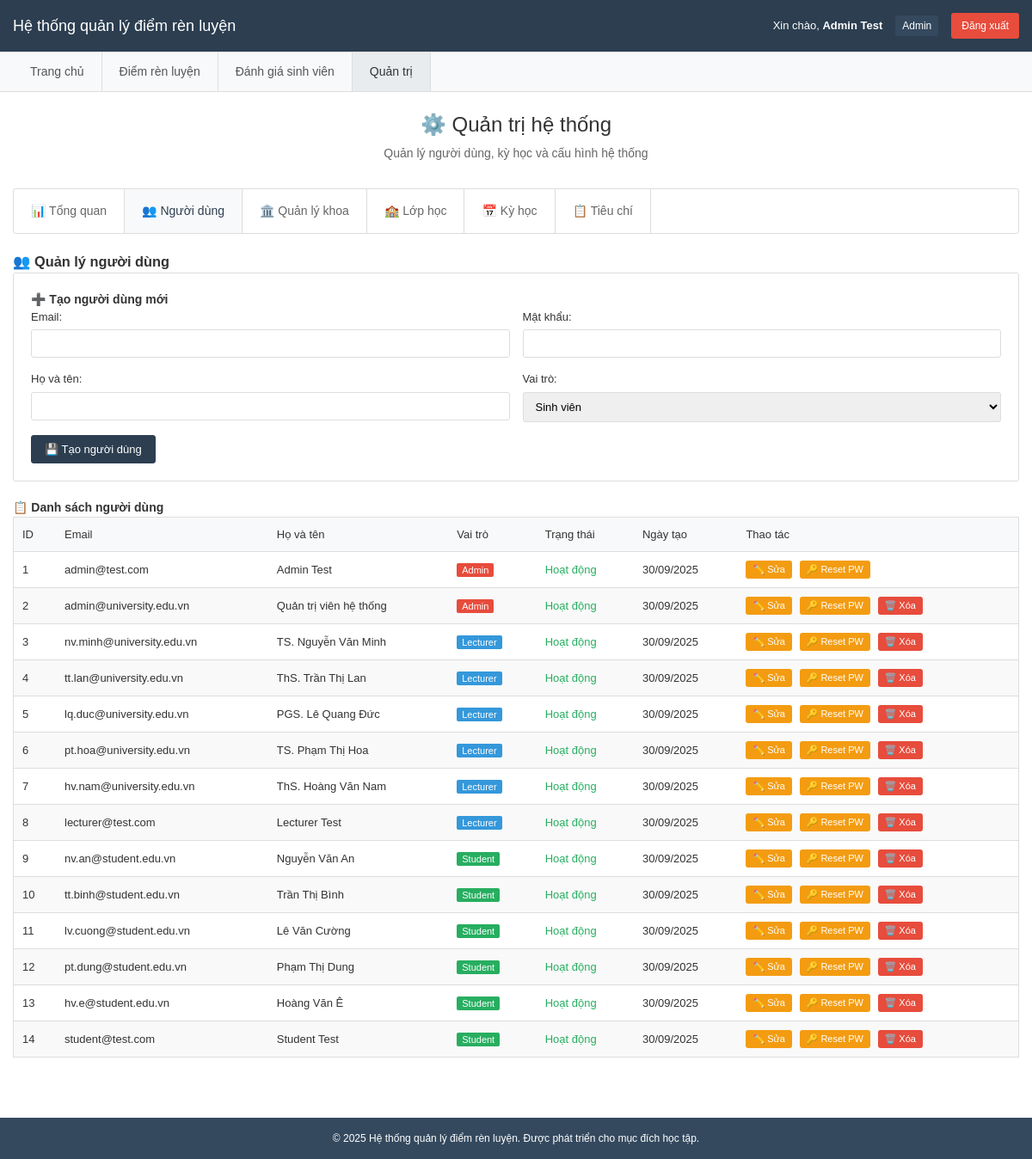
The app's page /admin.php?tab=users (signed in), older data.
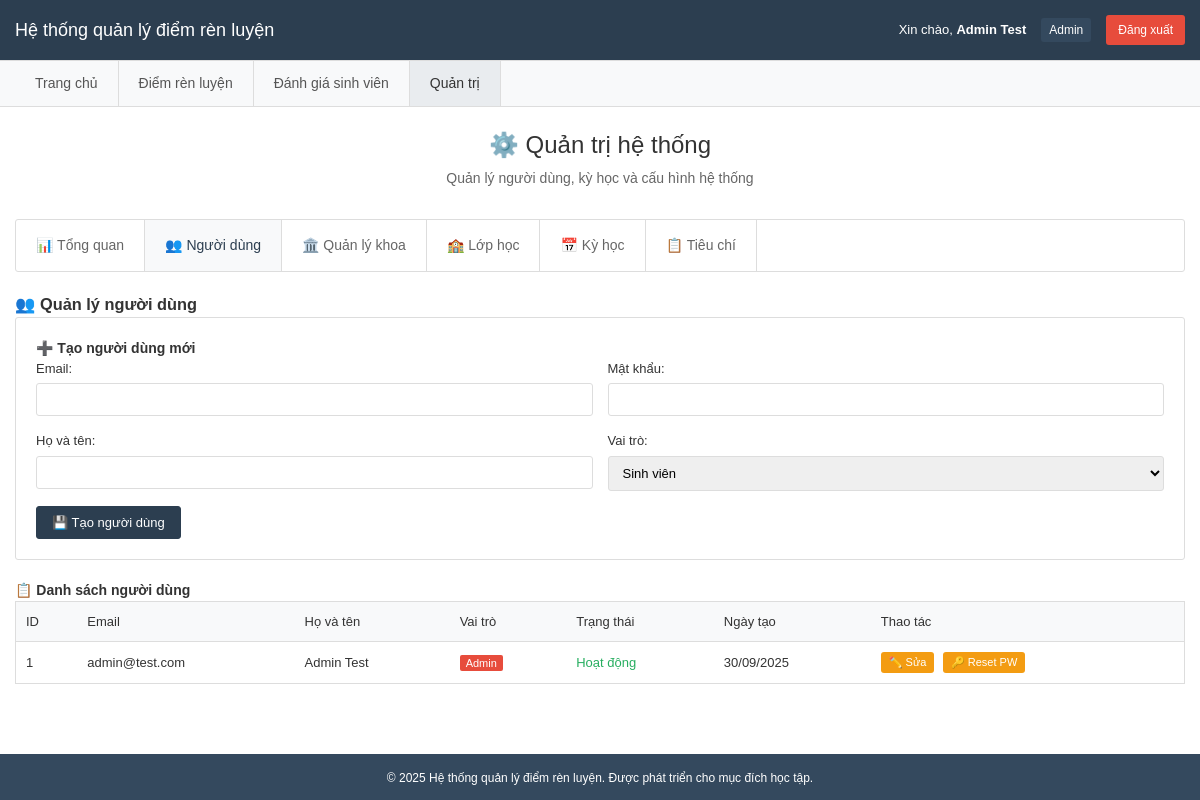
The same page, newer data.
### tables this page shows
CREATE TABLE users (
  id BIGINT UNSIGNED PRIMARY KEY AUTO_INCREMENT,
  email VARCHAR(191) NOT NULL UNIQUE,
  password VARCHAR(255) NOT NULL,  
  full_name VARCHAR(255) NOT NULL,
  role ENUM('student','lecturer','admin') NOT NULL DEFAULT 'student',
  is_active TINYINT(1) NOT NULL DEFAULT 1,
  last_login_at DATETIME NULL,
  created_at TIMESTAMP NULL DEFAULT CURRENT_TIMESTAMP,
  updated_at TIMESTAMP NULL DEFAULT CURRENT_TIMESTAMP ON UPDATE CURRENT_TIMESTAMP
);

### admin.php (the view, shortened to what this page needs)
<?php
require_once 'config.php';
$user_name = $_SESSION['user_name'];
$user_role = $_SESSION['user_role'];
$current_tab = isset($_GET['tab']) ? $_GET['tab'] : 'dashboard';
try {
    $stats = [];
    $stmt = $pdo->query("SELECT role, COUNT(*) as count FROM users WHERE is_active = 1 GROUP BY role");
    $user_stats = $stmt->fetchAll(PDO::FETCH_KEY_PAIR);
    $stmt = $pdo->query("SELECT COUNT(*) FROM students");
    $stats['total_students'] = $stmt->fetchColumn();
    $stmt = $pdo->query("SELECT COUNT(*) FROM lecturers");
    $stats['total_lecturers'] = $stmt->fetchColumn();
    $stmt = $pdo->query("SELECT COUNT(*) FROM classes");
    $stats['total_classes'] = $stmt->fetchColumn();
    $stmt = $pdo->query("SELECT COUNT(*) FROM evaluations");
    $stats['total_evaluations'] = $stmt->fetchColumn();
    $stmt = $pdo->query("SELECT * FROM users ORDER BY created_at DESC");
    $users = $stmt->fetchAll(PDO::FETCH_ASSOC);
} catch (PDOException $e) {
    $error_message = "Lỗi truy vấn database: " . $e->getMessage();
}
?>
<!DOCTYPE html>
<html lang="vi">
<head>
    <link rel="stylesheet" href="style.css">
</head>
<body>
    <header class="header">
        <div class="container">
            <h1>Hệ thống quản lý điểm rèn luyện</h1>
            <div class="user-info">
                <span>Xin chào, <strong><?php echo htmlspecialchars($user_name); ?></strong></span>
                <span class="role-badge">Admin</span>
                <a href="?logout=1" class="btn-logout">Đăng xuất</a>
            </div>
        </div>
    </header>
    <nav class="nav-menu">
        <div class="container">
            <ul class="menu-list">
                <li><a href="index.php">Trang chủ</a></li>
                <?php if ($user_role === 'student'): ?>
                    <li><a href="students.php">Tự đánh giá</a></li>
                    <li><a href="evaluations.php">Xem kết quả</a></li>
                <?php else: ?>
                    <li><a href="evaluations.php">Điểm rèn luyện</a></li>
                    <li><a href="lecturer_evaluation.php">Đánh giá sinh viên</a></li>
                    <?php if ($user_role === 'admin'): ?>
                        <li><a href="admin.php" class="active">Quản trị</a></li>
                    <?php endif; ?>
                <?php endif; ?>
            </ul>
        </div>
    </nav>
    <main class="main-content">
        <div class="container">
            <section class="page-header">
                <h2>⚙️ Quản trị hệ thống</h2>
                <p>Quản lý người dùng, kỳ học và cấu hình hệ thống</p>
            </section>
            <div class="admin-tabs">
                <ul>
                    <li><a href="?tab=dashboard" class="<?php echo $current_tab == 'dashboard' ? 'active' : ''; ?>">📊 Tổng quan</a></li>
                    <li><a href="?tab=users" class="<?php echo $current_tab == 'users' ? 'active' : ''; ?>">👥 Người dùng</a></li>
                    <li><a href="?tab=faculties" class="<?php echo $current_tab == 'faculties' ? 'active' : ''; ?>">🏛️ Quản lý khoa</a></li>
                    <li><a href="?tab=classes" class="<?php echo $current_tab == 'classes' ? 'active' : ''; ?>">🏫 Lớp học</a></li>
                    <li><a href="?tab=terms" class="<?php echo $current_tab == 'terms' ? 'active' : ''; ?>">📅 Kỳ học</a></li>
                    <li><a href="?tab=criteria" class="<?php echo $current_tab == 'criteria' ? 'active' : ''; ?>">📋 Tiêu chí</a></li>
                </ul>
            </div>
            <?php if ($current_tab == 'dashboard'): ?>
                <section class="dashboard-section">
                    <h3>📊 Thống kê tổng quan</h3>
                    <div class="stats-grid">
                        <div class="stat-box">
                            <div class="stat-number"><?php echo number_format($stats['total_students']); ?></div>
                            <div class="stat-label">👨‍🎓 Sinh viên</div>
                        </div>
                        <div class="stat-box">
                            <div class="stat-number"><?php echo number_format($stats['total_lecturers']); ?></div>
                            <div class="stat-label">👨‍🏫 Giảng viên</div>
                        </div>
                        <div class="stat-box">
                            <div class="stat-number"><?php echo number_format($stats['total_classes']); ?></div>
                            <div class="stat-label">🏫 Lớp học</div>
                        </div>
                        <div class="stat-box">
                            <div class="stat-number"><?php echo number_format($stats['total_evaluations']); ?></div>
                            <div class="stat-label">📝 Đánh giá</div>
                        </div>
                        <div class="stat-box">
                            <div class="stat-number"><?php echo number_format($user_stats['admin'] ?? 0); ?></div>
                            <div class="stat-label">👑 Admin</div>
                        </div>
                        <div class="stat-box">
                            <div class="stat-number"><?php echo number_format($user_stats['lecturer'] ?? 0); ?></div>
                            <div class="stat-label">🎓 Lecturer</div>
                        </div>
                        <div class="stat-box">
                            <div class="stat-number"><?php echo number_format($user_stats['student'] ?? 0); ?></div>
                            <div class="stat-label">📚 Student</div>
                        </div>
                        <div class="stat-box">
                            <div class="stat-number"><?php echo number_format(array_sum($user_stats)); ?></div>
                            <div class="stat-label">👤 Tổng users</div>
                        </div>
                    </div>
                </section>
            <?php elseif ($current_tab == 'users'): ?>
                <section class="users-section">
                    <h3>👥 Quản lý người dùng</h3>
                    <div class="admin-form">
                        <h4>➕ Tạo người dùng mới</h4>
                        <form method="POST" action="">
                            <div class="form-row">
                                <div class="form-group">
                                    <label for="email">Email:</label>
                                    <input type="email" id="email" name="email" required>
                                </div>
                                <div class="form-group">
                                    <label for="password">Mật khẩu:</label>
                                    <input type="password" id="password" name="password" required>
                                </div>
                            </div>
                            <div class="form-row">
                                <div class="form-group">
                                    <label for="full_name">Họ và tên:</label>
                                    <input type="text" id="full_name" name="full_name" required>
                                </div>
                                <div class="form-group">
                                    <label for="role">Vai trò:</label>
                                    <select id="role" name="role" required>
                                        <option value="student">Sinh viên</option>
                                    </select>
                                </div>
                            </div>
                            <button type="submit" class="btn-save">💾 Tạo người dùng</button>
                        </form>
                    </div>
                    <div class="users-list">
                        <h4>📋 Danh sách người dùng</h4>
                        <table class="admin-table">
                            <thead>
                                <tr>
                                    <th>ID</th>
                                    <th>Email</th>
                                    <th>Họ và tên</th>
                                    <th>Vai trò</th>
                                    <th>Trạng thái</th>
                                    <th>Ngày tạo</th>
                                    <th>Thao tác</th>
                                </tr>
                            </thead>
                            <tbody>
                                <?php foreach ($users as $user): ?>
                                <tr>
                                    <td><?php echo $user['id']; ?></td>
                                    <td><?php echo htmlspecialchars($user['email']); ?></td>
                                    <td><?php echo htmlspecialchars($user['full_name']); ?></td>
                                    <td>
                                        <span class="role-tag role-<?php echo $user['role']; ?>">
                                            <?php echo ucfirst($user['role']); ?>
                                        </span>
                                    </td>
                                    <td>
                                        <span class="<?php echo $user['is_active'] ? 'status-active' : 'status-inactive'; ?>">
                                            <?php echo $user['is_active'] ? 'Hoạt động' : 'Tạm khóa'; ?>
                                        </span>
                                    </td>
                                    <td><?php echo date('d/m/Y', strtotime($user['created_at'])); ?></td>
                                    <td>
                                        <button class="btn-small btn-edit" onclick="editUser(<?php echo $user['id']; ?>, '<?php echo htmlspecialchars($user['email'], ENT_QUOTES); ?>', '<?php echo htmlspecialchars($user['full_name'], ENT_QUOTES); ?>', '<?php echo $user['role']; ?>', <?php echo $user['is_active']; ?>)">✏️ Sửa</button>
                                        <button class="btn-small" style="background-color: #f39c12; color: white;" onclick="resetPassword(<?php echo $user['id']; ?>, '<?php echo htmlspecialchars($user['full_name'], ENT_QUOTES); ?>')">🔑 Reset PW</button>
                                        <?php if ($user['id'] != $_SESSION['user_id']): ?>
                                        <button class="btn-small btn-delete" onclick="deleteUser(<?php echo $user['id']; ?>)">🗑️ Xóa</button>
                                        <?php endif; ?>
                                    </td>
                                </tr>
                                <?php endforeach; ?>
                            </tbody>
                        </table>
                    </div>
                </section>
            <?php endif; ?>
        </div>
    </main>
    <footer class="footer">
        <div class="container">
            <p>&copy; 2025 Hệ thống quản lý điểm rèn luyện. Được phát triển cho mục đích học tập.</p>
        </div>
    </footer>
</body>
</html>

### style.css (style rules this page uses)
* { margin: 0; padding: 0; box-sizing: border-box; }
body { font-family: Arial, sans-serif; line-height: 1.5; color: #333; background-color: #ffffff; font-size: 14px; }
.container { max-width: 1200px; margin: 0 auto; padding: 0 15px; }
.header { background-color: #2c3e50; color: white; padding: 15px 0; border-bottom: 1px solid #ddd; }
.header .container { display: flex; justify-content: space-between; align-items: center; flex-wrap: wrap; }
.header h1 { font-size: 18px; font-weight: normal; }
.user-info { display: flex; align-items: center; gap: 15px; flex-wrap: wrap; font-size: 13px; }
.role-badge { background-color: #34495e; padding: 3px 8px; border-radius: 3px; font-size: 12px; }
.btn-logout { background-color: #e74c3c; color: white; padding: 6px 12px; border-radius: 3px; text-decoration: none; font-size: 12px; }
.nav-menu { background-color: #f8f9fa; border-bottom: 1px solid #ddd; padding: 0; }
.menu-list { list-style: none; display: flex; margin: 0; padding: 0; }
.menu-list li a { display: block; padding: 12px 20px; text-decoration: none; color: #555; border-right: 1px solid #ddd; }
.menu-list li a:hover, .menu-list li a.active { background-color: #e9ecef; color: #333; }
.main-content { min-height: 70vh; padding: 20px 0; }
.page-header { text-align: center; margin-bottom: 30px; }
.page-header h2 { color: #333; font-size: 24px; margin-bottom: 5px; font-weight: normal; }
.page-header p { color: #666; font-size: 14px; }
.search-field, .form-group { flex: 1; min-width: 150px; }
.search-field label, .form-group label { display: block; margin-bottom: 5px; font-weight: normal; color: #333; font-size: 13px; }
.search-field input, .search-field select, .form-group input, .form-group select { width: 100%; padding: 8px 10px; border: 1px solid #ddd; border-radius: 3px; font-size: 13px; }
.btn-search, .btn-reset, .btn-save, .btn-cancel, .btn-view, .btn-select, .btn-login { padding: 8px 15px; border: 1px solid #ddd; border-radius: 3px; font-size: 13px; text-decoration: none; text-align: center; cursor: pointer; display: inline-block; background-color: white; color: #333; }
.btn-search, .btn-save, .btn-login { background-color: #2c3e50; color: white; border-color: #2c3e50; }
.btn-small { padding: 4px 8px; font-size: 11px; margin-right: 5px; border: none; border-radius: 3px; cursor: pointer; text-decoration: none; display: inline-block; }
.btn-edit { background-color: #f39c12; color: white; }
.footer { background-color: #34495e; color: white; text-align: center; padding: 15px 0; margin-top: 30px; font-size: 12px; }
.btn-delete { background-color: #e74c3c; color: white; }

### admin.php (style rules this page uses)
.admin-tabs { background: white; border: 1px solid #ddd; border-radius: 3px; margin-bottom: 20px; }
.admin-tabs ul { list-style: none; display: flex; margin: 0; padding: 0; }
.admin-tabs li a { display: block; padding: 15px 20px; text-decoration: none; color: #666; border-right: 1px solid #ddd; }
.admin-tabs li a.active, .admin-tabs li a:hover { background-color: #f8f9fa; color: #2c3e50; }
.admin-table { width: 100%; border-collapse: collapse; background: white; border: 1px solid #ddd; margin-bottom: 20px; }
.admin-table th, .admin-table td { padding: 10px; text-align: left; border-bottom: 1px solid #ddd; font-size: 13px; }
.admin-table th { background-color: #f8f9fa; font-weight: normal; }
.role-tag { padding: 2px 6px; border-radius: 2px; font-size: 11px; color: white; }
.role-admin { background-color: #e74c3c; }
.status-active { color: #27ae60; }
.admin-form { background: white; border: 1px solid #ddd; border-radius: 3px; padding: 20px; margin-bottom: 20px; }
.form-row { display: grid; grid-template-columns: 1fr 1fr; gap: 15px; margin-bottom: 15px; }
.btn-small { padding: 4px 8px; font-size: 11px; margin-right: 5px; }
.btn-edit { background-color: #f39c12; color: white; }
.admin-table tr:nth-child(even) { background-color: #f9f9f9; }
.role-lecturer { background-color: #3498db; }
.role-student { background-color: #27ae60; }
.btn-delete { background-color: #e74c3c; color: white; }

Row changes from the older to the newer data that the page shows:
removed users: id "2", email "admin@university.edu.vn", full_name "Quản trị viên hệ thống", role "Admin", is_active "Hoạt động", created_at "30/09/2025"
removed users: id "3", email "nv.minh@university.edu.vn", full_name "TS. Nguyễn Văn Minh", role "Lecturer", is_active "Hoạt động", created_at "30/09/2025"
removed users: id "4", email "tt.lan@university.edu.vn", full_name "ThS. Trần Thị Lan", role "Lecturer", is_active "Hoạt động", created_at "30/09/2025"
removed users: id "5", email "lq.duc@university.edu.vn", full_name "PGS. Lê Quang Đức", role "Lecturer", is_active "Hoạt động", created_at "30/09/2025"
removed users: id "6", email "pt.hoa@university.edu.vn", full_name "TS. Phạm Thị Hoa", role "Lecturer", is_active "Hoạt động", created_at "30/09/2025"
removed users: id "7", email "hv.nam@university.edu.vn", full_name "ThS. Hoàng Văn Nam", role "Lecturer", is_active "Hoạt động", created_at "30/09/2025"
removed users: id "8", email "lecturer@test.com", full_name "Lecturer Test", role "Lecturer", is_active "Hoạt động", created_at "30/09/2025"
removed users: id "9", email "nv.an@student.edu.vn", full_name "Nguyễn Văn An", role "Student", is_active "Hoạt động", created_at "30/09/2025"
removed users: id "10", email "tt.binh@student.edu.vn", full_name "Trần Thị Bình", role "Student", is_active "Hoạt động", created_at "30/09/2025"
removed users: id "11", email "lv.cuong@student.edu.vn", full_name "Lê Văn Cường", role "Student", is_active "Hoạt động", created_at "30/09/2025"
removed users: id "12", email "pt.dung@student.edu.vn", full_name "Phạm Thị Dung", role "Student", is_active "Hoạt động", created_at "30/09/2025"
removed users: id "13", email "hv.e@student.edu.vn", full_name "Hoàng Văn Ê", role "Student", is_active "Hoạt động", created_at "30/09/2025"
removed users: id "14", email "student@test.com", full_name "Student Test", role "Student", is_active "Hoạt động", created_at "30/09/2025"
